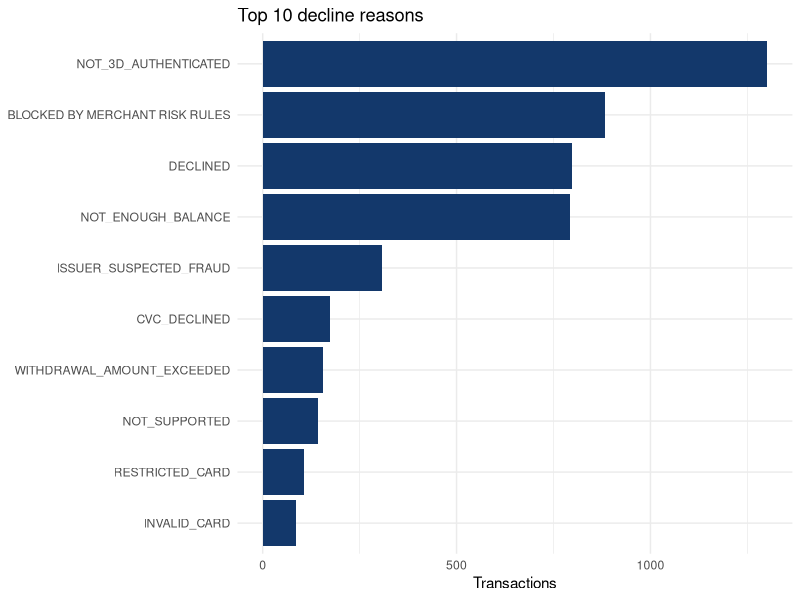
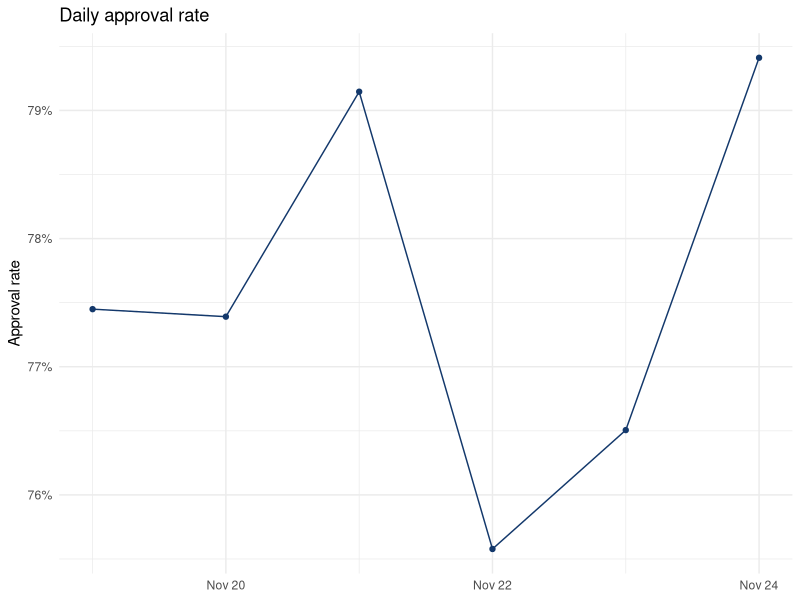
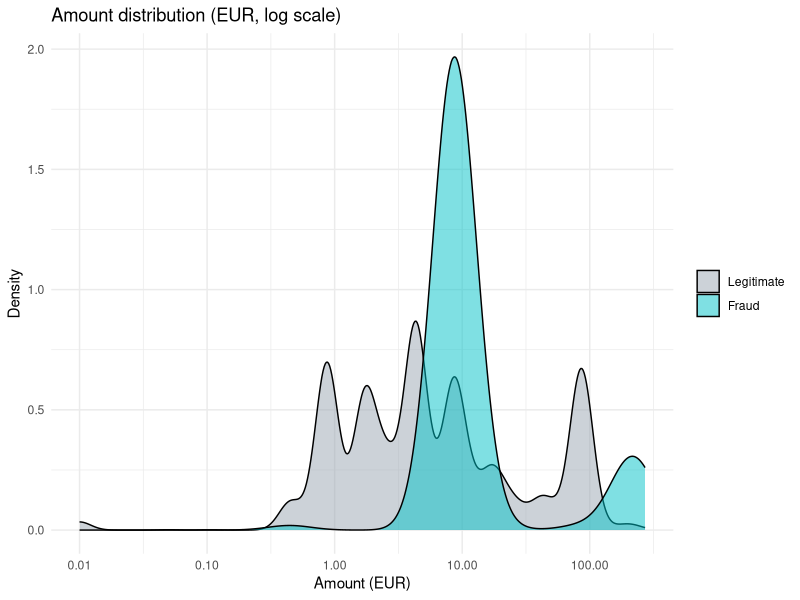

Generate these figures, in order, with R:
# 01 — Exploratory data analysis and statistical testing
# Payment performance (approval rate, decline reasons, daily trend), fraud
# concentration, amounts, and whether the security checks (3D Secure, CVC,
# liability shift) discriminate fraud.
#
# Fraud = transaction with a Record Type (NotificationOfFraud, Chargeback,
# NotificationOfChargeback): 122 cases.
#
# Amount is in the transaction's own currency (43 currencies), so every
# monetary total is converted to EUR with fx_rates_eur.csv (rates of
# 2025-11-21, the middle of the data window).

suppressPackageStartupMessages({
  library(dplyr)
  library(ggplot2)
  library(scales)
})

dir.create("outputs/tables", recursive = TRUE, showWarnings = FALSE)
dir.create("outputs/figures", recursive = TRUE, showWarnings = FALSE)

tx <- read.csv("fraud_challenge_dataset.csv", stringsAsFactors = FALSE, na.strings = "")
fx <- read.csv("fx_rates_eur.csv")
stopifnot(all(tx$Currency %in% fx$currency))

tx <- tx %>%
  left_join(fx, by = c("Currency" = "currency")) %>%
  mutate(
    amount_eur = Amount / units_per_eur,
    approved = Acquirer.Response == "APPROVED",
    fraud = !is.na(Record.Type),
    Creation.Day = as.Date(Creation.Day)
  ) %>%
  add_count(BIN_Group, name = "bin_freq") %>%
  add_count(IP_Token, name = "ip_freq")

frauds <- filter(tx, fraud)
legit <- filter(tx, !fraud)

# Cramér's V from a contingency table
cramers_v <- function(tab) {
  chi <- suppressWarnings(chisq.test(tab, correct = FALSE))
  v <- sqrt(unname(chi$statistic) / (sum(tab) * (min(dim(tab)) - 1)))
  c(chi2 = unname(chi$statistic), p_value = chi$p.value, cramers_v = v)
}

# =========================================================================
# Payment performance
# =========================================================================

overview <- tx %>%
  summarise(
    transactions = n(),
    first_day = min(Creation.Day),
    last_day = max(Creation.Day),
    approval_rate = mean(approved),
    decline_rate = 1 - mean(approved),
    volume_eur = sum(amount_eur),
    approved_volume_eur = sum(amount_eur[approved]),
    volume_raw_sum = sum(Amount),  # mixed currencies, not a real value
    n_approved = sum(approved),
    confirmed_frauds = sum(fraud)
  )
cat("== Overview\n")
print(as.data.frame(overview))
write.csv(overview, "outputs/tables/01_overview.csv", row.names = FALSE)

declines <- tx %>%
  filter(!approved) %>%
  group_by(Acquirer.Response) %>%
  summarise(transactions = n(), volume_eur = sum(amount_eur), .groups = "drop") %>%
  mutate(share_of_declines = transactions / sum(transactions)) %>%
  arrange(desc(transactions))
cat("\n== Main decline reasons\n")
print(as.data.frame(head(declines, 10)))
write.csv(declines, "outputs/tables/01_decline_reasons.csv", row.names = FALSE)

p_declines <- declines %>%
  slice_head(n = 10) %>%
  ggplot(aes(x = reorder(Acquirer.Response, transactions), y = transactions)) +
  geom_col(fill = "#13386B") +
  coord_flip() +
  labs(title = "Top 10 decline reasons", x = NULL, y = "Transactions") +
  theme_minimal()
ggsave("outputs/figures/01_decline_reasons.png", p_declines, width = 7, height = 4.5, dpi = 150)

daily <- tx %>%
  group_by(Creation.Day) %>%
  summarise(
    transactions = n(),
    approval_rate = mean(approved),
    frauds = sum(fraud),
    fraud_rate = mean(fraud),
    .groups = "drop"
  )
cat("\n== Daily\n")
print(as.data.frame(daily))
write.csv(daily, "outputs/tables/01_daily.csv", row.names = FALSE)

p_daily <- ggplot(daily, aes(Creation.Day, approval_rate)) +
  geom_line(colour = "#13386B") +
  geom_point(colour = "#13386B") +
  scale_y_continuous(labels = percent_format(accuracy = 1)) +
  labs(title = "Daily approval rate", x = NULL, y = "Approval rate") +
  theme_minimal()
ggsave("outputs/figures/01_daily_approval_rate.png", p_daily, width = 7, height = 4, dpi = 150)

# Where approval could improve: segments with >= 100 transactions
segments <- bind_rows(lapply(
  c("Payment.Method", "Currency", "Shopper.Country", "type", "Merchant.Account"),
  function(col) {
    tx %>%
      group_by(segment = .data[[col]]) %>%
      summarise(transactions = n(), approval_rate = mean(approved), .groups = "drop") %>%
      filter(transactions >= 100) %>%
      mutate(dimension = col, .before = 1)
  }
)) %>% arrange(approval_rate)
cat("\n== Lowest approval rates by segment\n")
print(as.data.frame(head(segments, 10)))
write.csv(segments, "outputs/tables/01_approval_by_segment.csv", row.names = FALSE)

# =========================================================================
# Fraud patterns
# =========================================================================

cat("\n== Confirmed frauds:", nrow(frauds), "\n")
print(table(frauds$Record.Type, frauds$Dispute.Reason))

concentration <- bind_rows(lapply(
  c("Currency", "Shopper.Country", "Issuer.Country", "Payment.Method",
    "type", "domain", "Merchant.Account"),
  function(col) {
    frauds %>%
      count(value = .data[[col]], name = "frauds") %>%
      mutate(share = frauds / sum(frauds), dimension = col, .before = 1) %>%
      arrange(desc(frauds))
  }
))
cat("\n== Fraud concentration\n")
print(as.data.frame(concentration))
write.csv(concentration, "outputs/tables/01_fraud_concentration.csv", row.names = FALSE)

# Amounts: fraud vs legitimate (EUR). Frauds are all in USD.
amounts <- tx %>%
  group_by(group = ifelse(fraud, "fraud", "legitimate")) %>%
  summarise(mean_eur = mean(amount_eur), median_eur = median(amount_eur),
            total_eur = sum(amount_eur), .groups = "drop")
cat("\n== Amounts (EUR)\n")
print(as.data.frame(amounts))
cat("Fraud mean in USD:", round(mean(frauds$Amount), 2), "\n")
cat("Fraud mean as % of legitimate mean:",
    percent(amounts$mean_eur[1] / amounts$mean_eur[2], accuracy = 0.1), "\n")
print(wilcox.test(frauds$amount_eur, legit$amount_eur))
write.csv(amounts, "outputs/tables/01_amounts.csv", row.names = FALSE)

p_amount <- ggplot(tx, aes(amount_eur + 0.01, fill = fraud)) +
  geom_density(alpha = 0.5) +
  scale_x_log10(labels = label_number()) +
  scale_fill_manual(values = c(`FALSE` = "#9AA5B1", `TRUE` = "#00C2C7"),
                    labels = c("Legitimate", "Fraud"), name = NULL) +
  labs(title = "Amount distribution (EUR, log scale)", x = "Amount (EUR)", y = "Density") +
  theme_minimal()
ggsave("outputs/figures/01_amount_distribution.png", p_amount, width = 7, height = 4, dpi = 150)

# BIN / IP reuse among frauds
velocity <- frauds %>%
  count(BIN_Group, bin_freq, IP_Token, ip_freq, name = "frauds") %>%
  arrange(desc(frauds))
cat("\n== Fraud BIN / IP groups\n")
print(as.data.frame(velocity))
write.csv(velocity, "outputs/tables/01_fraud_velocity.csv", row.names = FALSE)

# =========================================================================
# Security checks: statistical testing
# =========================================================================
# 3DS directory: Y = authenticated, A = attempted. CVC2 code 2 = no match.

cat("\n== Security checks among frauds\n")
cat("Passed 3D Secure (Y/A):", percent(mean(frauds$X3D.Directory.Response %in% c("Y", "A")), 0.1), "\n")
cat("CVC not failed:        ", percent(mean(frauds$CVC2.Response != 2), 0.1), "\n")
cat("Liability shift:       ", percent(mean(frauds$Liability.Shift %in% "True"), 0.1), "\n")

as_cat <- function(x) ifelse(is.na(x), "missing", as.character(x))
security <- list(
  threeds_directory = as_cat(tx$X3D.Directory.Response),
  threeds_auth = as_cat(tx$X3D.Authentication.Response),
  cvc2_response = as_cat(tx$CVC2.Response),
  liability_shift = as_cat(tx$Liability.Shift)
)
security$threeds_x_cvc <- paste(security$threeds_directory, security$cvc2_response)
security$threeds_x_liability <- paste(security$threeds_directory, security$liability_shift)
security$all_security <- do.call(paste, security[1:4])

tests <- as.data.frame(t(sapply(security, function(x) cramers_v(table(x, tx$fraud)))))
tests$feature <- rownames(tests)
tests <- tests[order(-tests$cramers_v), c("feature", "chi2", "p_value", "cramers_v")]
cat("\n== Chi-square / Cramér's V (security features vs fraud)\n")
print(tests, row.names = FALSE)
write.csv(tests, "outputs/tables/01_security_tests.csv", row.names = FALSE)
